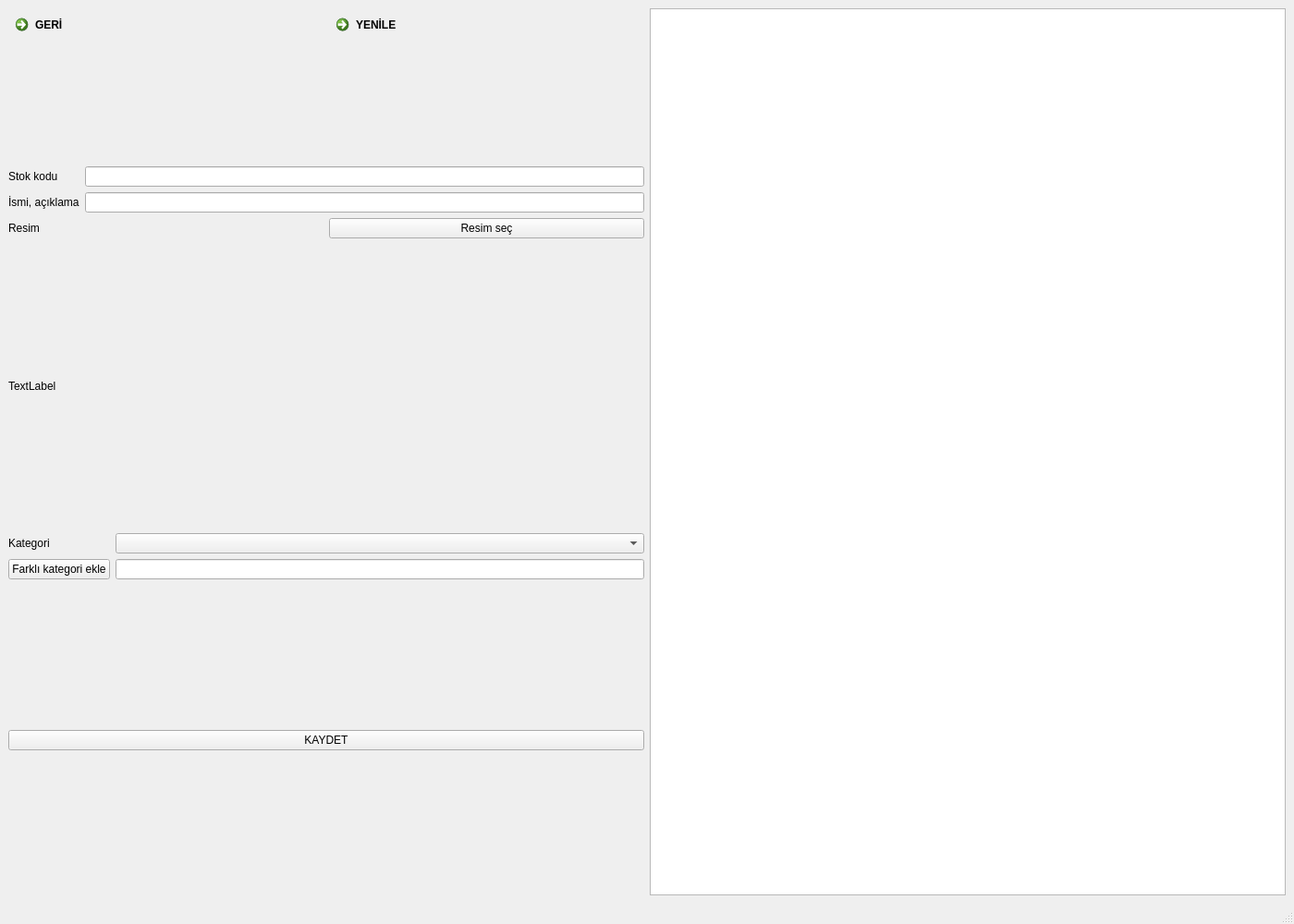
<?xml version="1.0" encoding="UTF-8"?>
<ui version="4.0">
 <class>kategori_combobox</class>
 <widget class="QMainWindow" name="kategori_combobox">
  <property name="geometry">
   <rect>
    <x>0</x>
    <y>0</y>
    <width>1400</width>
    <height>1000</height>
   </rect>
  </property>
  <property name="windowTitle">
   <string>MainWindow</string>
  </property>
  <widget class="QWidget" name="centralwidget">
   <layout class="QGridLayout" name="gridLayout_4">
    <item row="5" column="0" rowspan="2">
     <layout class="QGridLayout" name="gridLayout_5">
      <item row="0" column="1">
       <widget class="QPushButton" name="kaydetbutton">
        <property name="text">
         <string>KAYDET</string>
        </property>
        <property name="iconSize">
         <size>
          <width>20</width>
          <height>20</height>
         </size>
        </property>
       </widget>
      </item>
      <item row="0" column="0">
       <layout class="QHBoxLayout" name="horizontalLayout_2"/>
      </item>
      <item row="1" column="0">
       <layout class="QVBoxLayout" name="verticalLayout"/>
      </item>
     </layout>
    </item>
    <item row="0" column="2" rowspan="7">
     <layout class="QHBoxLayout" name="horizontalLayout">
      <item>
       <widget class="QListView" name="kaydetme_listbox"/>
      </item>
     </layout>
    </item>
    <item row="0" column="0">
     <layout class="QGridLayout" name="gridLayout_6">
      <item row="0" column="2">
       <layout class="QHBoxLayout" name="horizontalLayout_5">
        <item>
         <widget class="QCommandLinkButton" name="yenilebutton">
          <property name="text">
           <string>YENİLE</string>
          </property>
          <property name="icon">
           <iconset>
            <normaloff>icon/png-transparent-computer-icons-refresh-computer-monochrome-arrow-icon.png</normaloff>icon/png-transparent-computer-icons-refresh-computer-monochrome-arrow-icon.png</iconset>
          </property>
          <property name="iconSize">
           <size>
            <width>60</width>
            <height>60</height>
           </size>
          </property>
         </widget>
        </item>
       </layout>
      </item>
      <item row="0" column="1">
       <layout class="QHBoxLayout" name="horizontalLayout_4"/>
      </item>
      <item row="0" column="0">
       <widget class="QCommandLinkButton" name="geributton">
        <property name="text">
         <string>GERİ</string>
        </property>
        <property name="icon">
         <iconset>
          <normaloff>icon/pngtree-vector-back-icon-png-image_4190818.jpg</normaloff>icon/pngtree-vector-back-icon-png-image_4190818.jpg</iconset>
        </property>
        <property name="iconSize">
         <size>
          <width>60</width>
          <height>60</height>
         </size>
        </property>
       </widget>
      </item>
     </layout>
    </item>
    <item row="4" column="0">
     <layout class="QGridLayout" name="gridLayout_3">
      <item row="0" column="0">
       <widget class="QLabel" name="label_5">
        <property name="text">
         <string>Kategori</string>
        </property>
       </widget>
      </item>
      <item row="1" column="1">
       <widget class="QLineEdit" name="farkli_kategori_text"/>
      </item>
      <item row="0" column="1">
       <widget class="QComboBox" name="kategori_combobox_2"/>
      </item>
      <item row="1" column="0">
       <widget class="QPushButton" name="farkli_kategori_button">
        <property name="text">
         <string>Farklı kategori ekle</string>
        </property>
       </widget>
      </item>
     </layout>
    </item>
    <item row="1" column="0">
     <layout class="QGridLayout" name="gridLayout">
      <item row="0" column="0">
       <widget class="QLabel" name="label">
        <property name="text">
         <string>Stok kodu</string>
        </property>
       </widget>
      </item>
      <item row="1" column="0">
       <widget class="QLabel" name="label_2">
        <property name="text">
         <string>İsmi, açıklama</string>
        </property>
       </widget>
      </item>
      <item row="0" column="1">
       <widget class="QLineEdit" name="stokkoduekle_text"/>
      </item>
      <item row="1" column="1">
       <widget class="QLineEdit" name="isimtext"/>
      </item>
     </layout>
    </item>
    <item row="2" column="0" rowspan="2">
     <layout class="QGridLayout" name="gridLayout_2">
      <item row="0" column="1">
       <widget class="QPushButton" name="resimsecbutton">
        <property name="text">
         <string>Resim seç</string>
        </property>
       </widget>
      </item>
      <item row="0" column="0">
       <widget class="QLabel" name="label_3">
        <property name="text">
         <string>Resim</string>
        </property>
       </widget>
      </item>
      <item row="2" column="0" colspan="2">
       <widget class="QLabel" name="resim_label">
        <property name="text">
         <string>TextLabel</string>
        </property>
       </widget>
      </item>
     </layout>
    </item>
   </layout>
  </widget>
  <widget class="QStatusBar" name="statusbar"/>
 </widget>
 <resources/>
 <connections/>
</ui>
